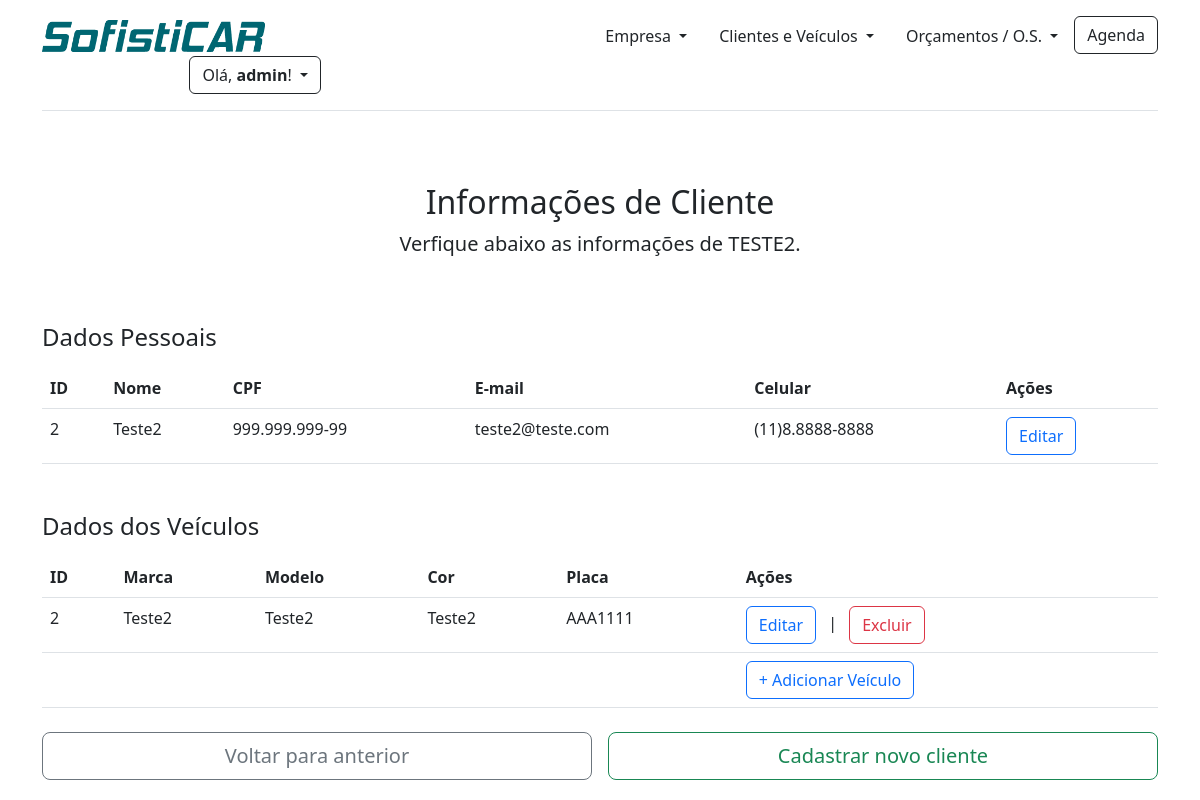
The page /cliente_info/2 (signed in) on the database as committed earlier.
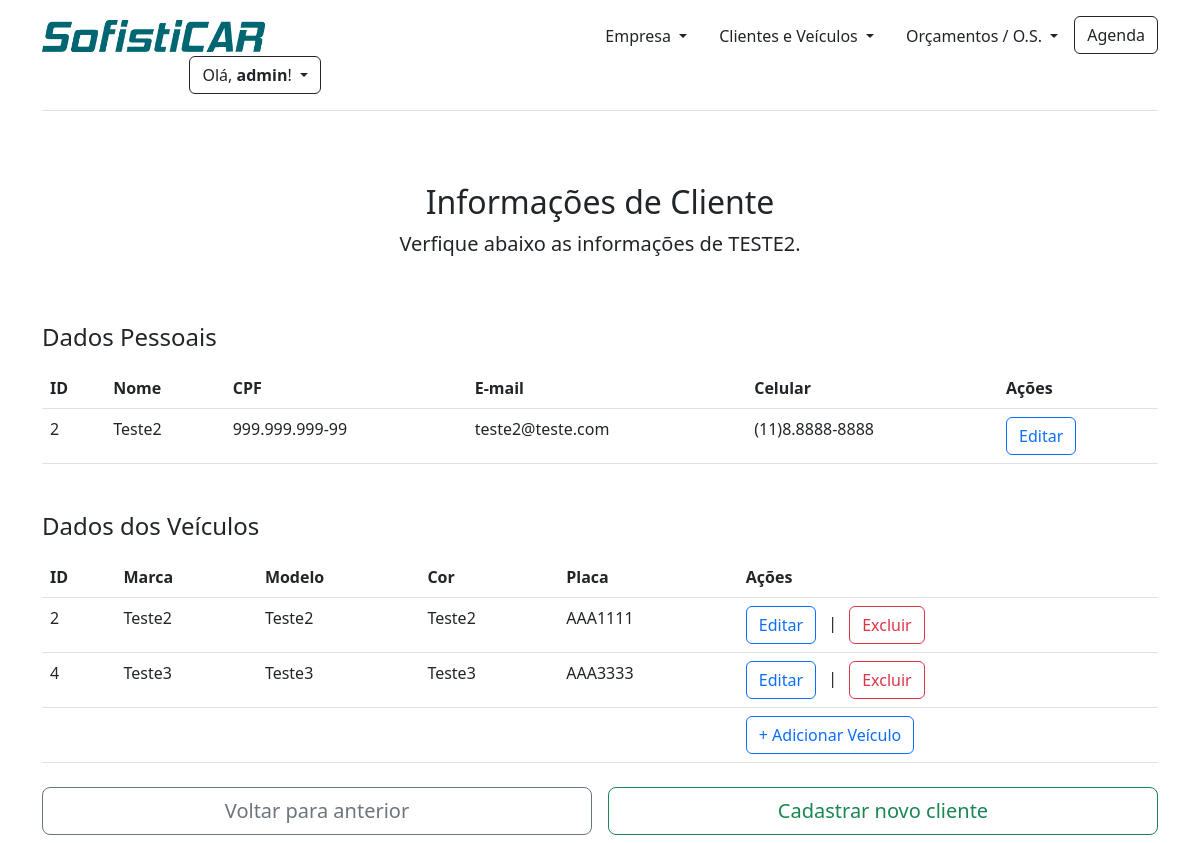
The same page on the database as committed later.
### app/models/tables.py (models this page shows, shortened)
class Usuario(db.Model):
    __tablename__ = "usuarios"
    id = db.Column(db.Integer, primary_key=True, autoincrement=True)
    username = db.Column(db.String, unique=True)
    password = db.Column(db.String, nullable=False)
    email = db.Column(db.String, nullable=False)
    funcionario_id = db.Column(db.Integer, db.ForeignKey('funcionarios.id'))
    isActive = db.Column(db.Boolean, default=1, nullable=False)
    @property
    def is_authenticated(self):
        return True

class Cliente(db.Model):
    __tablename__ = 'clientes'
    id = db.Column(db.Integer, primary_key=True, autoincrement=True)
    nome = db.Column(db.String(150), nullable=False)
    email = db.Column(db.String(150), nullable=False)
    cpf = db.Column(db.String(150), nullable=False)
    celular = db.Column(db.String(150), nullable=False)
    isActive = db.Column(db.Boolean, default=1, nullable=False)
    veiculo = relationship('Veiculo', back_populates='cliente')

class Veiculo(db.Model):
    __tablename__ = "veiculos"
    id = db.Column(db.Integer, primary_key=True, autoincrement=True)
    marca = db.Column(db.String(150), nullable=False)
    modelo = db.Column(db.String(150), nullable=False)
    cor = db.Column(db.String(150), nullable=False)
    placa = db.Column(db.String(150), nullable=False)
    cliente_id = db.Column(db.Integer, db.ForeignKey('clientes.id'))
    cliente = relationship('Cliente', back_populates='veiculo')
    isActive = db.Column(db.Boolean, default=1, nullable=False)
    orcamentos = relationship('Orcamento', back_populates="veiculo")
    agendamento = relationship('Agendamento', back_populates='veiculo')

### app/controllers/clientes.py (the view)
@app.route('/cliente_info/<int:id>')
def cliente_info(id):
    cliente = Cliente.query.get(id)
    veiculos = Veiculo.query.all()
    return render_template('cliente_info.html', cliente=cliente, veiculos=veiculos)

### app/controllers/clientes.py (called while the page is built)
@login_manager.user_loader
def load_user(session_token):
    return Usuario.query.filter_by(id=session_token).first()

### app/templates/cliente_info.html (shortened to what this page needs)
{% extends "base.html" %}
{% block content %}
{% if current_user.is_authenticated %}
<main class="container">
    <div class="py-5 text-center">
        <h2>Informações de Cliente</h2>
        <p class="lead">Verfique abaixo as informações de <strong>{{ cliente.nome.upper() }}</strong>.</p>
    </div>
    <div class="row g-5">
        <div class="col-12">
            <table class="table" action="/cliente_info/{{ cliente.id }}" method="POST">
                <h4 class="mb-3">Dados Pessoais</h4>
                <thead class="col-12">
                    <th>ID</th>
                    <th>Nome</th>
                    <th>CPF</th>
                    <th>E-mail</th>
                    <th>Celular</th>
                    <th>Ações</th>
                </thead>
                <tbody class="col-12">
                    <tr>
                        <td>{{ cliente.id }}</td>
                        <td>{{ cliente.nome }}</td>
                        <td>{{cliente.cpf[0:3]}}.{{cliente.cpf[4:7]}}.{{cliente.cpf[7:10]}}-{{cliente.cpf[10:12]}}</td>
                        <td>{{ cliente.email }}</td>
                        <td>({{cliente.celular[0:2]}}){{cliente.celular[2]}}.{{cliente.celular[3:7]}}-{{cliente.celular[7:12]}}</td>
                        <td>
                            <a href="/cliente_editar/{{cliente.id}}"><button type="button" class="btn btn-outline-primary">Editar</button></a>
                        </td>
                    </tr>
                </tbody>
            </table>
            <table class="table">
                <h4 class="mb-3">Dados dos Veículos</h4>
                <thead class="col-12">
                    <th>ID</th>
                    <th>Marca</th>
                    <th>Modelo</th>
                    <th>Cor</th>
                    <th>Placa</th>
                    <th>Ações</th>
                </thead>
                <tbody class="col-12">
                    {% for veiculo in veiculos %}
                        {% if cliente.id == veiculo.cliente_id and cliente.isActive == 1 %}
                            <tr>
                                <td>{{ veiculo.id }}</td>
                                <td>{{ veiculo.marca }}</td>
                                <td>{{ veiculo.modelo }}</td>
                                <td>{{ veiculo.cor }}</td>
                                <td>{{ veiculo.placa }}</td>
                                <td>
                                    <a href="/veiculo_editar/{{veiculo.id}}"><button type="button" class="btn btn-outline-primary">Editar</button></a>
                                    <span class="p-2">|</span>
                                    <button type="button" class="btn btn-outline-danger" data-bs-toggle="modal" data-bs-target="#modal{{veiculo.id}}">
                                        Excluir
                                    </button>
                                </td>
                            </tr>
                        {% endif %}
                    {% endfor %}
                    <tr>
                        <td> </td>
                        <td> </td>
                        <td> </td>
                        <td> </td>
                        <td> </td>
                        <td>
                            <a href="/veiculo_adiciona/{{ cliente.id }}"><button type="button" class="btn btn-outline-primary">+ Adicionar Veículo</button></a>
                        </td>
                    </tr>
                </tbody>
            </table>
        </div>
    </div>
    <div class="row g-3">
        <div class="col-md-12 col-lg-6 p-2">
            <button class="w-100 btn btn-outline-secondary btn-lg" type="submit" name="return" onclick="history.back()">
                Voltar para anterior
            </button>
        </div>
        <div class="col-md-12 col-lg-6 p-2">
            <a href="/cliente_cadastrar">
                <button class="w-100 btn btn-outline-success btn-lg" type="submit">
                    Cadastrar novo cliente
                </button>
            </a>
        </div>
    </div>
</main>
{% else %}
    <meta http-equiv="refresh" content="0.1; url='http://localhost:5000/login'" />
{% endif %}
{% endblock %}

### app/templates/base.html (shortened to what this page needs)
<!DOCTYPE html>
<html lang="pt-br">
  <head>
    {% block head %}
    <link href="https://cdn.jsdelivr.net/npm/bootstrap@5.2.3/dist/css/bootstrap.min.css" rel="stylesheet">
    {% endblock %}
  </head>
  <body>
    {% block menu_superior %}
    <div class="container">
      <header class="d-flex flex-wrap align-items-center justify-content-center justify-content-md-between py-3 mb-4 border-bottom">
        <a href="/" class="d-flex align-items-center col-md-3 mb-2 mb-md-0 text-dark text-decoration-none">
          <img src={{ url_for('static', filename="img/logo.png") }} alt="Sofisticar Logo" width="223" height="32">
        </a>
        <ul class="nav col-12 col-md-auto mb-2 justify-content-center mb-md-0">
          <li class="nav-item dropdown">
            <a class="nav-link dropdown-toggle link-dark" href="#" role="button" data-bs-toggle="dropdown" aria-expanded="false">
              Empresa
            </a>
          </li>
          <li class="nav-item dropdown">
            <a class="nav-link dropdown-toggle link-dark" href="#" role="button" data-bs-toggle="dropdown" aria-expanded="false">
              Clientes e Veículos
            </a>
          </li>
          <li class="nav-item dropdown">
            <a class="nav-link dropdown-toggle link-dark" href="#" role="button" data-bs-toggle="dropdown" aria-expanded="false">
              Orçamentos / O.S.
            </a>
          </li>
          <li><a class="btn btn-outline-dark" href="#">Agenda</a></li>
        </ul>
        <div class="col-md-3 text-end dropdown">
          {% if current_user.is_authenticated %}
            <div class="dropdown">
              <a class="btn btn-outline-dark dropdown-toggle" type="button" data-bs-toggle="dropdown" aria-expanded="false">
                Olá, <strong>{{current_user.username}}</strong>!
              </a>
            </div>
          {% else %}
            <div class="dropdown">
              <a href="{{url_for('login')}}" class="btn btn-outline-success">Login</a>
            </div>
          {% endif %}
        </div>
      </header>
    </div>
    {% endblock %}
    {% block content %}
    {% endblock %}
  </body>
</html>

Rows that differ between the two databases and show on the page:
added Veiculo: id "4", marca "Teste3", modelo "Teste3", cor "Teste3", placa "AAA3333"
